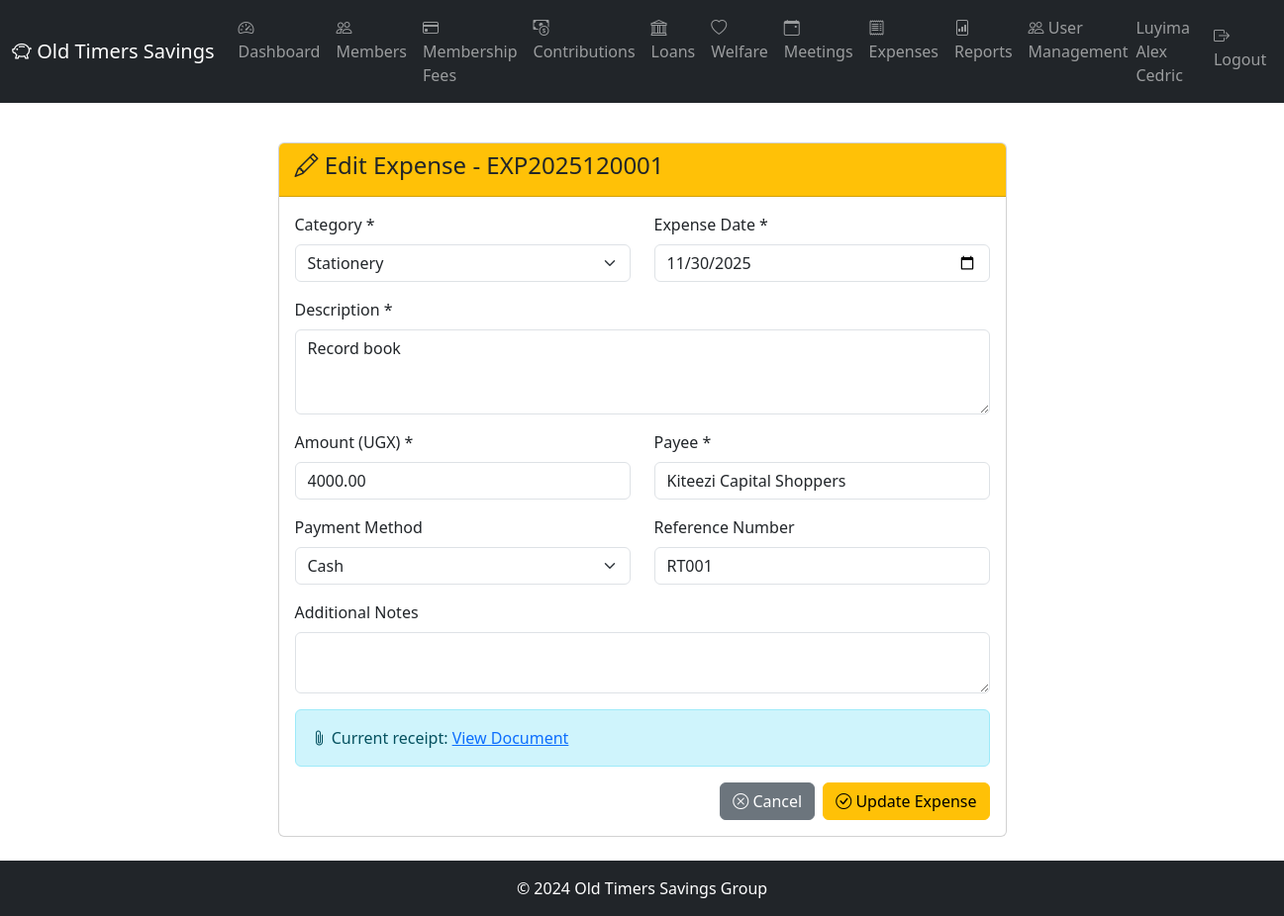
/expenses/1/edit (signed in), run on the app's committed database.
### app/models/member.py (models this page shows, shortened)
class Member(db.Model):
    __tablename__ = 'members'
    id = db.Column(db.Integer, primary_key=True)
    member_number = db.Column(db.String(10), unique=True, nullable=False)  # OT-001
    full_name = db.Column(db.String(100), nullable=False)
    national_id = db.Column(db.String(20), unique=True)
    date_of_birth = db.Column(db.Date)
    gender = db.Column(db.String(10))  # Male, Female
    phone_primary = db.Column(db.String(20), nullable=False)
    phone_secondary = db.Column(db.String(20))
    email = db.Column(db.String(100))
    physical_address = db.Column(db.Text)
    occupation = db.Column(db.String(100))
    date_joined = db.Column(db.Date, nullable=False)
    membership_fee_paid = db.Column(db.Boolean, default=False)
    membership_fee_date = db.Column(db.Date)
    membership_fee_receipt = db.Column(db.String(20))
    status = db.Column(db.String(20), default='Active')  # Active, Inactive, Suspended, Expelled, Deceased
    total_contributed = db.Column(db.Numeric(15, 2), default=0.00)
    consecutive_months_paid = db.Column(db.Integer, default=0)
    last_contribution_date = db.Column(db.Date)
    qualified_for_benefits = db.Column(db.Boolean, default=False)
    suspension_date = db.Column(db.Date)
    expulsion_date = db.Column(db.Date)
    expulsion_reason = db.Column(db.Text)
    refund_amount = db.Column(db.Numeric(15, 2))
    refund_paid = db.Column(db.Boolean, default=False)
    created_at = db.Column(db.DateTime, default=datetime.utcnow)
    updated_at = db.Column(db.DateTime, default=datetime.utcnow, onupdate=datetime.utcnow)
    created_by = db.Column(db.Integer)
    next_of_kin = db.relationship('NextOfKin', backref='member', lazy='dynamic', cascade='all, delete-orphan')
    contributions = db.relationship('Contribution', backref='member', lazy='dynamic')
    welfare_requests = db.relationship('WelfareRequest', backref='member', lazy='dynamic')
    loans = db.relationship('Loan', backref='member', lazy='dynamic', foreign_keys='Loan.member_id')
    loans_guaranteed1 = db.relationship('Loan', foreign_keys='Loan.guarantor1_id', lazy='dynamic')
    loans_guaranteed2 = db.relationship('Loan', foreign_keys='Loan.guarantor2_id', lazy='dynamic')

### app/models/expense.py (models this page shows, shortened)
class Expense(db.Model):
    __tablename__ = 'expenses'
    id = db.Column(db.Integer, primary_key=True)
    expense_number = db.Column(db.String(20), unique=True, nullable=False, index=True)
    expense_category = db.Column(db.String(50), nullable=False)  # Stationery, Airtime, Transport, Meetings, Other
    description = db.Column(db.Text, nullable=False)
    amount = db.Column(db.Numeric(15, 2), nullable=False)
    expense_date = db.Column(db.Date, nullable=False, default=datetime.utcnow)
    payment_method = db.Column(db.String(50))  # Cash, Mobile Money, Bank Transfer
    reference_number = db.Column(db.String(100))  # Receipt/transaction reference
    payee = db.Column(db.String(200))  # Person/organization paid
    approved_by = db.Column(db.Integer, db.ForeignKey('users.id'))
    recorded_by = db.Column(db.Integer, db.ForeignKey('users.id'), nullable=False)
    receipt_document_path = db.Column(db.String(255))  # Path to uploaded receipt
    notes = db.Column(db.Text)
    created_at = db.Column(db.DateTime, default=datetime.utcnow, nullable=False)
    updated_at = db.Column(db.DateTime, default=datetime.utcnow, onupdate=datetime.utcnow)
    approver = db.relationship('User', foreign_keys=[approved_by], backref='expenses_approved')
    recorder = db.relationship('User', foreign_keys=[recorded_by], backref='expenses_recorded')

### app/routes/expenses.py (the view, shortened to what this page needs)
@expenses.route('/<int:id>/edit', methods=['GET', 'POST'])
@login_required
@executive_required
def edit_expense(id):
    expense = Expense.query.get_or_404(id)
    categories = ['Stationery', 'Airtime', 'Transport', 'Meetings', 'Bank Charges', 'Office Supplies', 'Other']
    return render_template('expenses/edit.html', expense=expense, categories=categories)

### app/models/user.py (called while the page is built)
@login_manager.user_loader
def load_user(user_id):
    return User.query.get(int(user_id))

    def is_super_admin(self):
        return self.role == 'SuperAdmin'

    def is_executive(self):
        return self.role == 'Executive'

### app/templates/expenses/edit.html (shortened to what this page needs)
{% extends "base.html" %}
{% block content %}
<div class="container py-4">
    <div class="row justify-content-center">
        <div class="col-md-8">
            <div class="card">
                <div class="card-header bg-warning">
                    <h4><i class="bi bi-pencil"></i> Edit Expense - {{ expense.expense_number }}</h4>
                </div>
                <div class="card-body">
                    <form method="POST" action="{{ url_for('expenses.edit_expense', id=expense.id) }}">
                        <div class="row">
                            <div class="col-md-6">
                                <div class="mb-3">
                                    <label for="expense_category" class="form-label">Category *</label>
                                    <select class="form-select" id="expense_category" name="expense_category" required>
                                        {% for category in categories %}
                                        <option value="{{ category }}" {% if expense.expense_category == category %}selected{% endif %}>
                                            {{ category }}
                                        </option>
                                        {% endfor %}
                                    </select>
                                </div>
                            </div>
                            <div class="col-md-6">
                                <div class="mb-3">
                                    <label for="expense_date" class="form-label">Expense Date *</label>
                                    <input type="date" class="form-control" id="expense_date" name="expense_date"
                                           value="{{ expense.expense_date.strftime('%Y-%m-%d') }}" required>
                                </div>
                            </div>
                        </div>
                        <div class="mb-3">
                            <label for="description" class="form-label">Description *</label>
                            <textarea class="form-control" id="description" name="description" rows="3" required>{{ expense.description }}</textarea>
                        </div>
                        <div class="row">
                            <div class="col-md-6">
                                <div class="mb-3">
                                    <label for="amount" class="form-label">Amount (UGX) *</label>
                                    <input type="number" class="form-control" id="amount" name="amount"
                                           step="0.01" min="0" value="{{ expense.amount }}" required>
                                </div>
                            </div>
                            <div class="col-md-6">
                                <div class="mb-3">
                                    <label for="payee" class="form-label">Payee *</label>
                                    <input type="text" class="form-control" id="payee" name="payee"
                                           value="{{ expense.payee }}" required>
                                </div>
                            </div>
                        </div>
                        <div class="row">
                            <div class="col-md-6">
                                <div class="mb-3">
                                    <label for="payment_method" class="form-label">Payment Method</label>
                                    <select class="form-select" id="payment_method" name="payment_method">
                                        <option value="Cash" {% if expense.payment_method == 'Cash' %}selected{% endif %}>Cash</option>
                                    </select>
                                </div>
                            </div>
                            <div class="col-md-6">
                                <div class="mb-3">
                                    <label for="reference_number" class="form-label">Reference Number</label>
                                    <input type="text" class="form-control" id="reference_number" name="reference_number"
                                           value="{{ expense.reference_number or '' }}">
                                </div>
                            </div>
                        </div>
                        <div class="mb-3">
                            <label for="notes" class="form-label">Additional Notes</label>
                            <textarea class="form-control" id="notes" name="notes" rows="2">{{ expense.notes or '' }}</textarea>
                        </div>
                        {% if expense.receipt_document_path %}
                        <div class="alert alert-info">
                            <i class="bi bi-paperclip"></i> Current receipt:
                            <a href="{{ url_for('static', filename='uploads/' + expense.receipt_document_path) }}" target="_blank">
                                View Document
                            </a>
                        </div>
                        {% endif %}
                        <div class="d-grid gap-2 d-md-flex justify-content-md-end">
                            <a href="{{ url_for('expenses.view_expense', id=expense.id) }}" class="btn btn-secondary">
                                <i class="bi bi-x-circle"></i> Cancel
                            </a>
                            <button type="submit" class="btn btn-warning">
                                <i class="bi bi-check-circle"></i> Update Expense
                            </button>
                        </div>
                    </form>
                </div>
            </div>
        </div>
    </div>
</div>
{% endblock %}

### app/templates/base.html (shortened to what this page needs)
<!DOCTYPE html>
<html lang="en">
<head>
    <link href="https://cdn.jsdelivr.net/npm/bootstrap@5.3.0/dist/css/bootstrap.min.css" rel="stylesheet">
    <link rel="stylesheet" href="https://cdn.jsdelivr.net/npm/bootstrap-icons@1.10.0/font/bootstrap-icons.css">
</head>
<body>
    {% if current_user.is_authenticated %}
    <nav class="navbar navbar-expand-lg navbar-dark bg-dark">
        <div class="container-fluid">
            <a class="navbar-brand" href="{{ url_for('main.dashboard') }}">
                <i class="bi bi-piggy-bank"></i> Old Timers Savings
            </a>
            <div class="collapse navbar-collapse">
                <ul class="navbar-nav me-auto">
                    <li class="nav-item">
                        <a class="nav-link" href="{{ url_for('main.dashboard') }}">
                            <i class="bi bi-speedometer2"></i> Dashboard
                        </a>
                    </li>
                    {% if current_user.is_super_admin() or current_user.is_executive() or current_user.is_auditor() %}
                    <li class="nav-item">
                        <a class="nav-link" href="{{ url_for('members.list_members') }}">
                            <i class="bi bi-people"></i> Members
                        </a>
                    </li>
                    <li class="nav-item">
                        <a class="nav-link" href="{{ url_for('membership_fees.list_members') }}">
                            <i class="bi bi-credit-card"></i> Membership Fees
                        </a>
                    </li>
                    <li class="nav-item">
                        <a class="nav-link" href="{{ url_for('contributions.list_contributions') }}">
                            <i class="bi bi-cash-coin"></i> Contributions
                        </a>
                    </li>
                    <li class="nav-item">
                        <a class="nav-link" href="{{ url_for('loans.list_loans') }}">
                            <i class="bi bi-bank"></i> Loans
                        </a>
                    </li>
                    <li class="nav-item">
                        <a class="nav-link" href="{{ url_for('welfare.list_requests') }}">
                            <i class="bi bi-heart"></i> Welfare
                        </a>
                    </li>
                    <li class="nav-item">
                        <a class="nav-link" href="{{ url_for('meetings.list_meetings') }}">
                            <i class="bi bi-calendar-event"></i> Meetings
                        </a>
                    </li>
                    <li class="nav-item">
                        <a class="nav-link" href="{{ url_for('expenses.list_expenses') }}">
                            <i class="bi bi-receipt"></i> Expenses
                        </a>
                    </li>
                    {% endif %}
                    <li class="nav-item">
                        <a class="nav-link" href="{{ url_for('reports.reports_index') }}">
                            <i class="bi bi-file-bar-graph"></i> Reports
                        </a>
                    </li>
                    {% if current_user.is_super_admin() %}
                    <li class="nav-item">
                        <a class="nav-link" href="{{ url_for('users.list_users') }}">
                            <i class="bi bi-people"></i> User Management
                        </a>
                    </li>
                    {% endif %}
                </ul>
                <ul class="navbar-nav ms-auto">
                    <li class="nav-item">
                        <span class="navbar-text me-3">
                            {{ current_user.member.full_name }}
                        </span>
                    </li>
                    <li class="nav-item">
                        <a class="nav-link" href="{{ url_for('auth.logout') }}">
                            <i class="bi bi-box-arrow-right"></i> Logout
                        </a>
                    </li>
                </ul>
            </div>
        </div>
    </nav>
    {% endif %}
    <main>
        {% block content %}{% endblock %}
    </main>
    <footer class="bg-dark text-white text-center py-3 mt-auto">
        <p class="mb-0">&copy; 2024 Old Timers Savings Group</p>
    </footer>
</body>
</html>

### app/templates/base.html (style rules this page uses)
body { min-height: 100vh; display: flex; flex-direction: column; }
main { flex: 1; }

### data on the page
Member: member.full_name "Luyima Alex Cedric"
Expense: expense_number "EXP2025120001", expense_category "Stationery", expense_date "11/30/2025", description "Record book", amount "4000.00", payee "Kiteezi Capital Shoppers", payment_method "Cash", reference_number "RT001"
